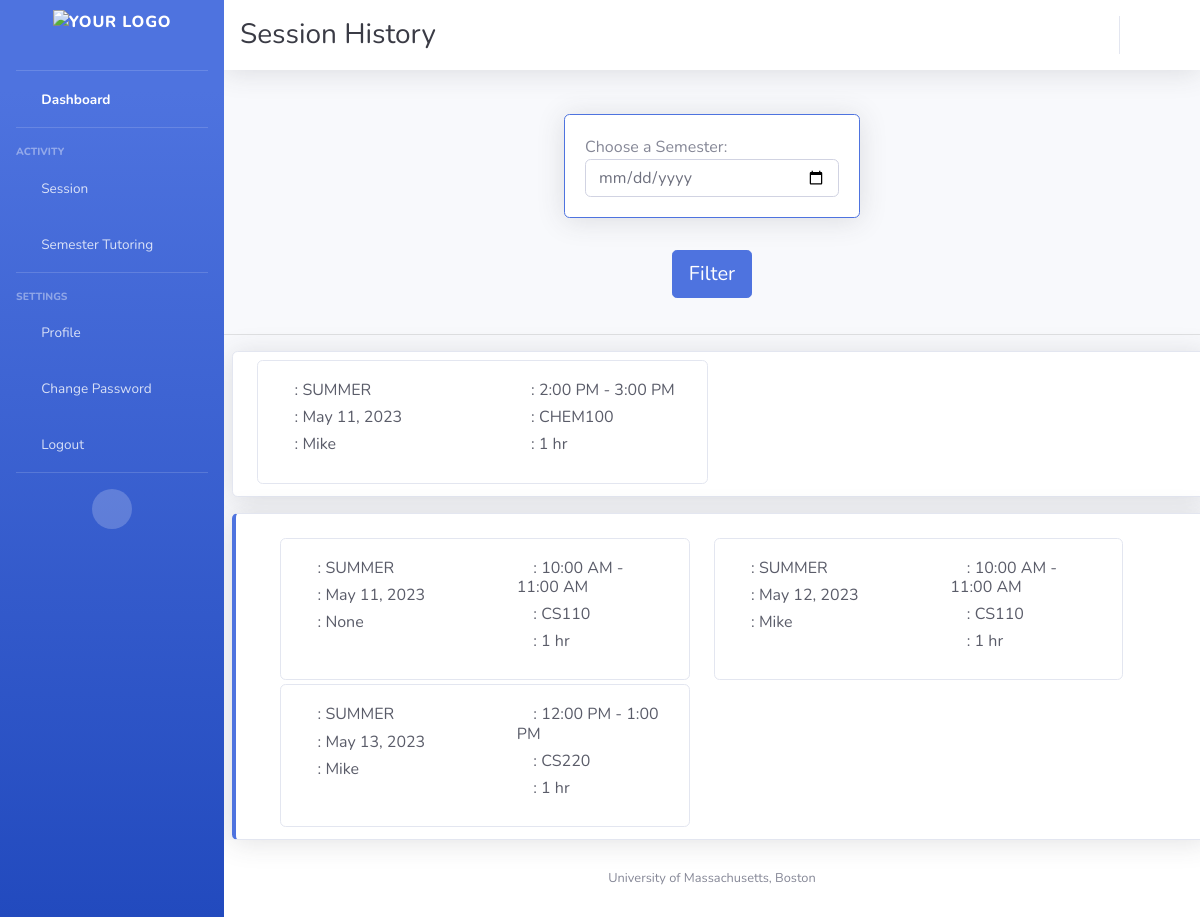
Page /session-hsitory/ (signed in) on the earlier database version.
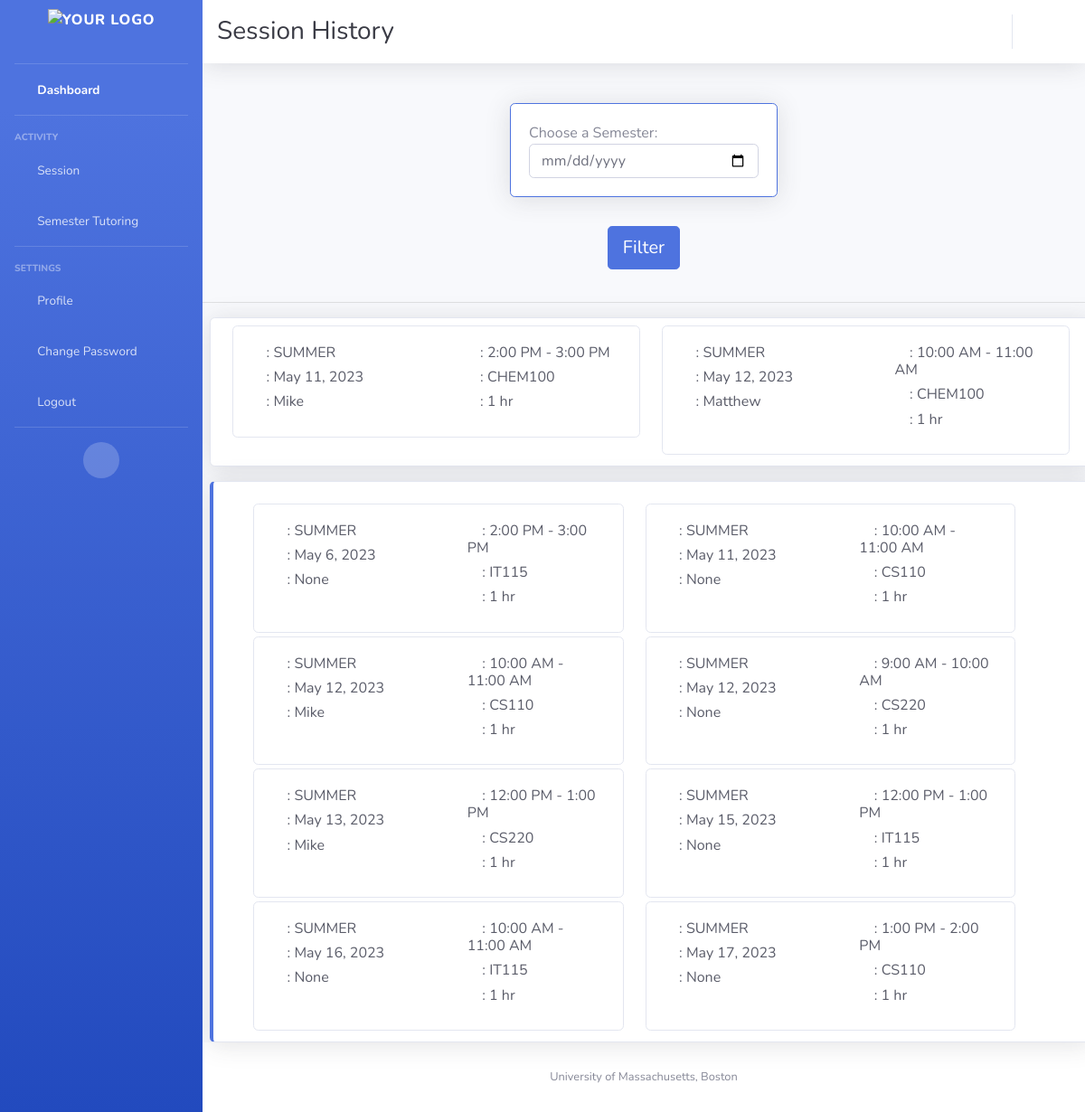
Same page on the later database version.
### appusers/models.py (models this page shows, shortened)
class Availability(models.Model):
    tutor = models.ForeignKey(Tutor, on_delete=models.CASCADE, null=True, blank=True, related_name='availabilities')
    date = models.DateField()
    timeblock = models.CharField(max_length=1, choices=TIMEBLOCK_CHOICES)
    booked_by = models.ForeignKey(Student, on_delete=models.SET_NULL, null=True, blank=True,
                                  related_name='booked_slots')
    course = models.ForeignKey(Course, on_delete=models.CASCADE)
    status = models.CharField(max_length=1, choices=STATUS_CHOICES)
    semester = models.CharField(max_length=25, null=True)

class Tutor(models.Model):
    user = models.OneToOneField(User, on_delete=models.CASCADE)
    courses = models.ManyToManyField(Course, related_name='tutors')
    profile_picture = models.URLField(default='static/images/favicons/Blue_logo.png', null=True, blank=True)
    def __str__(self):
        return self.user.username

class Course(models.Model):
    c_name = models.CharField(max_length=100)
    c_code = models.CharField(max_length=50, unique=True, null=False)
    def __str__(self):
        return self.c_name

class Student(models.Model):
    user = models.OneToOneField(User, on_delete=models.CASCADE)
    ums_id = models.CharField(max_length=20, null=True, blank=True)
    courses = models.ManyToManyField(Course, related_name='students')
    no_shows = models.IntegerField(max_length=1, default=0)
    profile_picture = models.FileField(null=True, blank=True)
    def __str__(self):
        return self.user.username

### appusers/views.py (the view)
# urls.py: path('session-hsitory/', session_history, name='session_history'),
@login_required
def session_history(request):
    current_user = request.user
    today = date.today()
    slots = Availability.objects.all().order_by('date')
    try:
        student = current_user.student
        student_session_history = Availability.objects.filter(booked_by=student, date__lt=today).order_by('date')
    except Student.DoesNotExist:
        student_session_history = []
    try:
        tutor = current_user.tutor
        tutor_session_history = Availability.objects.filter(tutor=tutor, date__lt=today).order_by('date')
    except Tutor.DoesNotExist:
        tutor_session_history = []
    return render(request, 'session_history.html',
                  {'slots': slots, 'today': today,
                   'student_session_history': student_session_history,
                   'tutor_session_history': tutor_session_history,
                  })

### templates/session_history.html (shortened to what this page needs)
{% extends "base.html" %}
{% block top_heading %}
    <h1 class="h3 mb-0 text-gray-900">Session History</h1>
{% endblock %}
{% block content %}
    <div class="card-body">
        <form method="GET" id="filter-form">
            <div class="row justify-content-center">
                <div class="col-md-4 mb-3">
                    <div class="card border-primary shadow">
                        <div class="card-body">
                            <div class="d-flex align-items-center">
                                <label for="date-select" class="mr-3 mb-0">Choose a Semester:</label>
                                <i class="fas fa-calendar"></i>
                            </div>
                            <input type="date" name="date" id="date-select" class="form-control">
                        </div>
                    </div>
                </div>
                <div class="col-md-12 text-center">
                    <button type="submit" class="btn btn-toggle btn-primary btn-lg mt-3">Filter</button>
                </div>
            </div>
        </form>
    </div>
    <hr>
    {% if user.is_authenticated %}
        {% if request.user.student %}
            <div class="container-fluid card  shadow py-2 mr-5 ml-2 mt-3">
            <div id="card-container" class="row row-cols-1 row-cols-md-2 overflow-auto" style="max-height: 300px;">
                {% for session in student_session_history %}
                    <div class="col mb-1">
                        <div class="card">
                            <div class="row g-0">
                                <div class="col-md-6">
                                    <div class="card-body text-gray-800">
                                        <div class="h6">
                                            <i class="fas fa-archive"></i>
                                            : {{ session.semester }}
                                        </div>
                                        <div class="h6">
                                            <i class="fas fa-calendar"></i>
                                            : {{ session.date }}
                                        </div>
                                        <div class="h6">
                                            <i class="fas fa-user-alt"></i>
                                            : {{ session.tutor }}
                                        </div>
                                    </div>
                                </div>
                                <div class="col-md-6">
                                    <div class="card-body text-gray-800">
                                        <div class="h6">
                                            <i class="fas fa-clock"></i>
                                            : {{ session.get_timeblock_display }}
                                        </div>
                                        <div class="h6">
                                            <i class="fas fa-book"></i>
                                            : {{ session.course }}
                                        </div>
                                        <div class="h6">
                                            <i class="fas fa-user-clock"></i>
                                            : 1 hr
                                        </div>
                                    </div>
                                </div>
                            </div>
                        </div>
                    </div>
                    {% empty %}
                    <p>No sessions today.</p>
                {% endfor %}
            </div>
        </div>
        {% endif %}
        {% if request.user.tutor %}
            <div class="container-fluid card border-left-primary shadow py-2 mr-5 ml-2 mt-3">
            <div id="card-container" class="row row-cols-1 row-cols-md-2 overflow-auto mr-5 ml-2 mt-3" >
                {% for session in tutor_session_history %}
                    <div class="col mb-1">
                        <div class="card">
                            <div class="row g-0">
                                <div class="col-md-6">
                                    <div class="card-body text-gray-800">
                                        <div class="h6">
                                            <i class="fas fa-archive"></i>
                                            : {{ session.semester }}
                                        </div>
                                        <div class="h6">
                                            <i class="fas fa-calendar"></i>
                                            : {{ session.date }}
                                        </div>
                                        <div class="h6">
                                            <i class="fas fa-user-alt"></i>
                                            : {{ session.booked_by }}
                                        </div>
                                    </div>
                                </div>
                                <div class="col-md-6">
                                    <div class="card-body text-gray-800">
                                        <div class="h6">
                                            <i class="fas fa-clock"></i>
                                            : {{ session.get_timeblock_display }}
                                        </div>
                                        <div class="h6">
                                            <i class="fas fa-book"></i>
                                            : {{ session.course }}
                                        </div>
                                        <div class="h6">
                                            <i class="fas fa-user-clock"></i>
                                            : 1 hr
                                        </div>
                                    </div>
                                </div>
                            </div>
                       </div>
                    </div>
                    {% empty %}
                    <p>No sessions today.</p>
                {% endfor %}
            </div>
        </div>
        {% endif %}
    {% endif %}
{% endblock %}

### templates/base.html (shortened to what this page needs)
{% load static %}
<!DOCTYPE html>
<html lang="en">
<head>
    <link href="{% static 'vendor/fontawesome-free/css/all.min.css' %}" rel="stylesheet" type="text/css">
    <link href="{% static 'css/sb-admin-2.min.css' %}" rel="stylesheet">
</head>
<body id="page-top">
<div id="wrapper">
    <ul class="navbar-nav bg-gradient-primary sidebar sidebar-dark accordion" id="accordionSidebar">
        <a class="sidebar-brand d-flex align-items-center justify-content-center" href="{% url 'home' %}">
            <img src="{% static 'images/favicons/UMB_White_logo.png' %}" alt="Your Logo" height="50">
        </a>
        <hr class="sidebar-divider my-0">
        <li class="nav-item active">
            <a class="nav-link" href="{% url 'home' %}">
                <i class="fas fa-fw fa-tachometer-alt"></i>
                <span>Dashboard</span></a>
        </li>
        <hr class="sidebar-divider">
        <div class="sidebar-heading">
            Activity
        </div>
        <li class="nav-item">
            <a class="nav-link collapsed" href="#" data-toggle="collapse" data-target="#collapseTwo"
               aria-expanded="true" aria-controls="collapseTwo">
                <i class="fas fa-fw fa-cog"></i>
                <span>Session</span>
            </a>
        </li>
        <li class="nav-item">
            <a class="nav-link collapsed" href="#" data-toggle="collapse" data-target="#collapseUtilities"
               aria-expanded="true" aria-controls="collapseUtilities">
                <i class="fas fa-fw fa-list"></i>
                <span>Semester Tutoring</span>
            </a>
        </li>
        <hr class="sidebar-divider">
        <div class="sidebar-heading">
            Settings
        </div>
        <li class="nav-item ">
            <a class="nav-link" href="{% url 'profile' %}">
                <i class="fas fa-fw fa-user"></i>
                <span>Profile</span></a>
        </li>
        <li class="nav-item ">
            <a class="nav-link" href="{% url 'change_password' %}">
                <i class="fas fa-fw fa-cogs"></i>
                <span>Change Password</span></a>
        </li>
        <li class="nav-item ">
            <a class="nav-link" data-toggle="modal" data-target="#logoutModal" href="{% url 'logout' %}">
                <i class="fas fa-fw fa-sign-out-alt"></i>
                <span>Logout</span></a>
        </li>
        <hr class="sidebar-divider d-none d-md-block">
        <div class="text-center d-none d-md-inline">
            <button class="rounded-circle border-0" id="sidebarToggle"></button>
        </div>
    </ul>
    <div id="content-wrapper" class="d-flex flex-column">
        <div id="content">
            <nav class="navbar navbar-expand navbar-light bg-white topbar mb-4 static-top shadow">
                {% block top_heading %}{% endblock %}
                <ul class="navbar-nav ml-auto">
                    <li class="nav-item dropdown no-arrow">
                        <a class="nav-link">
                        </a>
                    </li>
                </ul>
            </nav>
            {% block content %}{% endblock %}
        </div>
        <footer class="sticky-footer bg-white">
            <div class="container my-auto">
                <div class="copyright text-center my-auto">
                    <span>University of Massachusetts, Boston</span>
                </div>
            </div>
        </footer>
    </div>
</div>
</body>
</html>

Differences in the rows shown:
now on this page (row edited): Availability: semester "SUMMER", date "May 12, 2023", tutor "Matthew", timeblock "10:00 AM - 11:00 AM", course "CHEM100", shown under "Session History"
added Availability: semester "SUMMER", date "May 6, 2023", booked_by "None", timeblock "2:00 PM - 3:00 PM", course "IT115"
added Availability: semester "SUMMER", date "May 12, 2023", booked_by "None", timeblock "9:00 AM - 10:00 AM", course "CS220"
added Availability: semester "SUMMER", date "May 15, 2023", booked_by "None", timeblock "12:00 PM - 1:00 PM", course "IT115"
added Availability: semester "SUMMER", date "May 16, 2023", booked_by "None", timeblock "10:00 AM - 11:00 AM", course "IT115"
added Availability: semester "SUMMER", date "May 17, 2023", booked_by "None", timeblock "1:00 PM - 2:00 PM", course "CS110"
